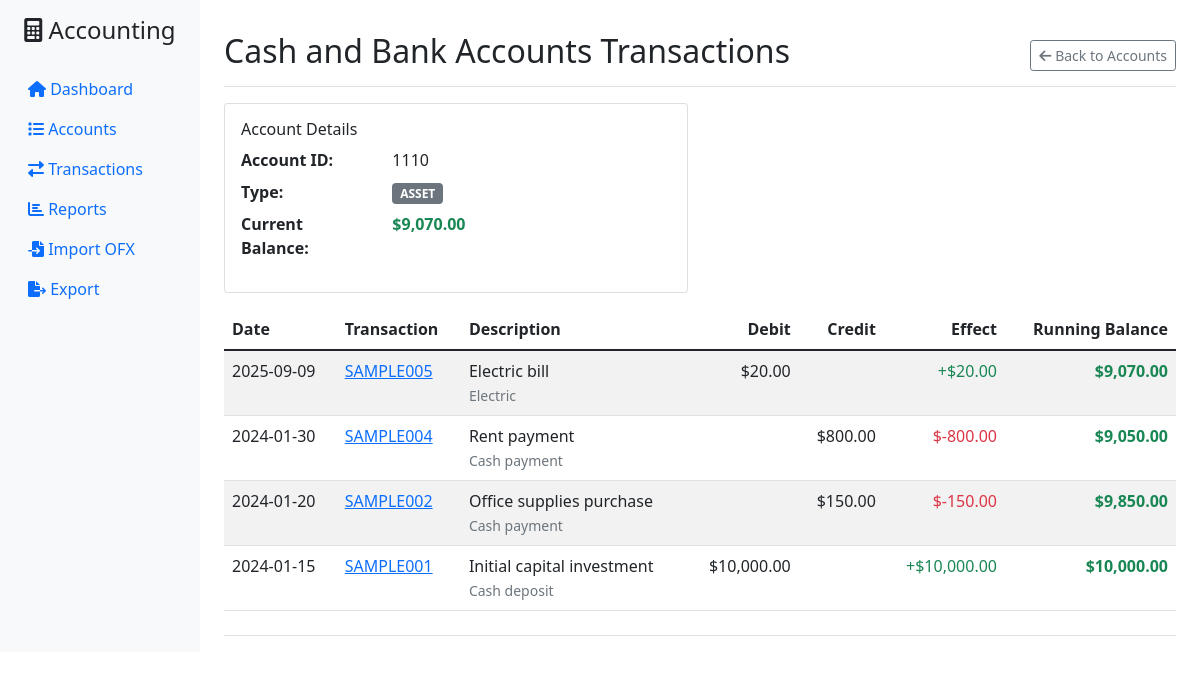
Page /accounts/1110/transactions on the committed database.
### tables this page shows
CREATE TABLE accounts (
                id TEXT PRIMARY KEY,
                name TEXT NOT NULL,
                account_type TEXT NOT NULL,
                parent_id TEXT,
                description TEXT,
                is_active BOOLEAN DEFAULT 1,
                created_date TIMESTAMP DEFAULT CURRENT_TIMESTAMP,
                FOREIGN KEY (parent_id) REFERENCES accounts (id)
            );

CREATE TABLE transaction_entries (
                id TEXT PRIMARY KEY,
                transaction_id TEXT NOT NULL,
                account_id TEXT NOT NULL,
                debit_amount DECIMAL(15,2) DEFAULT 0,
                credit_amount DECIMAL(15,2) DEFAULT 0,
                description TEXT,
                FOREIGN KEY (transaction_id) REFERENCES transactions (id),
                FOREIGN KEY (account_id) REFERENCES accounts (id)
            );

CREATE TABLE transactions (
                id TEXT PRIMARY KEY,
                date DATE NOT NULL,
                description TEXT NOT NULL,
                reference TEXT,
                created_date TIMESTAMP DEFAULT CURRENT_TIMESTAMP
            );

### accounting_web_ui.py (the view)
@app.route('/accounts/<account_id>/transactions')
def account_transactions(account_id):
    try:
        accounting = get_accounting_system()
        cursor = accounting.conn.cursor()
        cursor.execute('SELECT id, name, account_type FROM accounts WHERE id = ?', (account_id,))
        account = cursor.fetchone()
        if not account:
            flash('Account not found', 'error')
            return redirect(url_for('accounts'))
        transaction_history = accounting.get_account_transaction_history(account_id, 200)
        transaction_history.reverse()
        current_balance = accounting.get_account_balance(account_id)
        return render_template('account_transactions.html',
                             account=account,
                             transactions=transaction_history,
                             current_balance=current_balance)
    except Exception as e:
        flash(f'Error loading account transactions: {str(e)}', 'error')
        return redirect(url_for('accounts'))

### accounting_system.py (called while the page is built)
def convert_date(val):
    return datetime.fromisoformat(val.decode()).date()

    def create_account(self, account_id: str, name: str, account_type: AccountType,
                      parent_id: Optional[str] = None, description: str = "") -> bool:
        try:
            cursor = self.conn.cursor()
            cursor.execute('''
                INSERT OR IGNORE INTO accounts (id, name, account_type, parent_id, description)
                VALUES (?, ?, ?, ?, ?)
            ''', (account_id, name, account_type.value, parent_id, description))
            self.conn.commit()
            return cursor.rowcount > 0
        except sqlite3.Error as e:
            print(f"Error creating account: {e}")
            return False

    def close(self):
        self.conn.close()

### accounting_web_ui.py (called while the page is built)
def get_accounting_system():
    if 'accounting' not in g:
        g.accounting = AccountingSystem()
    return g.accounting

@app.teardown_appcontext
def close_accounting_system(error):
    accounting = g.pop('accounting', None)
    if accounting is not None:
        accounting.close()

@app.template_filter('currency')
def currency_filter(value):
    if value is None:
        return "$0.00"
    return f"${float(value):,.2f}"

### templates/account_transactions.html
{% extends "base.html" %}
{% block content %}
<div class="d-flex justify-content-between flex-wrap flex-md-nowrap align-items-center pt-3 pb-2 mb-3 border-bottom">
    <h1 class="h2">{{ account.name }} Transactions</h1>
    <div class="btn-toolbar mb-2 mb-md-0">
        <a href="/accounts" class="btn btn-sm btn-outline-secondary">
            <i class="fas fa-arrow-left"></i> Back to Accounts
        </a>
    </div>
</div>
<div class="row mb-3">
    <div class="col-md-6">
        <div class="card">
            <div class="card-body">
                <h6>Account Details</h6>
                <dl class="row">
                    <dt class="col-sm-4">Account ID:</dt>
                    <dd class="col-sm-8">{{ account.id }}</dd>
                    <dt class="col-sm-4">Type:</dt>
                    <dd class="col-sm-8"><span class="badge bg-secondary">{{ account.account_type }}</span></dd>
                    <dt class="col-sm-4">Current Balance:</dt>
                    <dd class="col-sm-8">
                        <strong class="{% if current_balance >= 0 %}text-success{% else %}text-danger{% endif %}">
                            {{ current_balance | currency }}
                        </strong>
                    </dd>
                </dl>
            </div>
        </div>
    </div>
</div>
<div class="table-responsive">
    <table class="table table-striped">
        <thead>
            <tr>
                <th>Date</th>
                <th>Transaction</th>
                <th>Description</th>
                <th class="text-end">Debit</th>
                <th class="text-end">Credit</th>
                <th class="text-end">Effect</th>
                <th class="text-end">Running Balance</th>
            </tr>
        </thead>
        <tbody>
            {% for txn in transactions %}
            <tr>
                <td>{{ txn.date }}</td>
                <td>
                    <a href="/transactions/{{ txn.id }}">{{ txn.id }}</a>
                </td>
                <td>
                    {{ txn.description }}
                    {% if txn.entry_description and txn.entry_description != txn.description %}
                        <br><small class="text-muted">{{ txn.entry_description }}</small>
                    {% endif %}
                </td>
                <td class="text-end">{{ txn.debit | currency if txn.debit > 0 else '' }}</td>
                <td class="text-end">{{ txn.credit | currency if txn.credit > 0 else '' }}</td>
                <td class="text-end">
                    {% if txn.effect > 0 %}
                        <span class="text-success">+{{ txn.effect | currency }}</span>
                    {% elif txn.effect < 0 %}
                        <span class="text-danger">{{ txn.effect | currency }}</span>
                    {% else %}
                        <span class="text-muted">{{ txn.effect | currency }}</span>
                    {% endif %}
                </td>
                <td class="text-end">
                    <strong class="{% if txn.running_balance >= 0 %}text-success{% else %}text-danger{% endif %}">
                        {{ txn.running_balance | currency }}
                    </strong>
                </td>
            </tr>
            {% endfor %}
        </tbody>
    </table>
</div>
{% endblock %}

### rows in the picture
accounts: name "Cash and Bank Accounts", id "1110", account_type "ASSET"
transaction_entries: date "2025-09-09", id "SAMPLE005", description "Electric bill", entry_description "Electric", debit "$20.00", effect "$20.00", running_balance "$9,070.00"
transaction_entries: date "2024-01-30", id "SAMPLE004", description "Rent payment", entry_description "Cash payment", credit "$800.00", effect "$-800.00", running_balance "$9,050.00"
transaction_entries: date "2024-01-20", id "SAMPLE002", description "Office supplies purchase", entry_description "Cash payment", credit "$150.00", effect "$-150.00", running_balance "$9,850.00"
transaction_entries: date "2024-01-15", id "SAMPLE001", description "Initial capital investment", entry_description "Cash deposit", debit "$10,000.00", effect "$10,000.00", running_balance "$10,000.00"

### other values in the picture
{{ current_balance | currency }} "$9,070.00"
